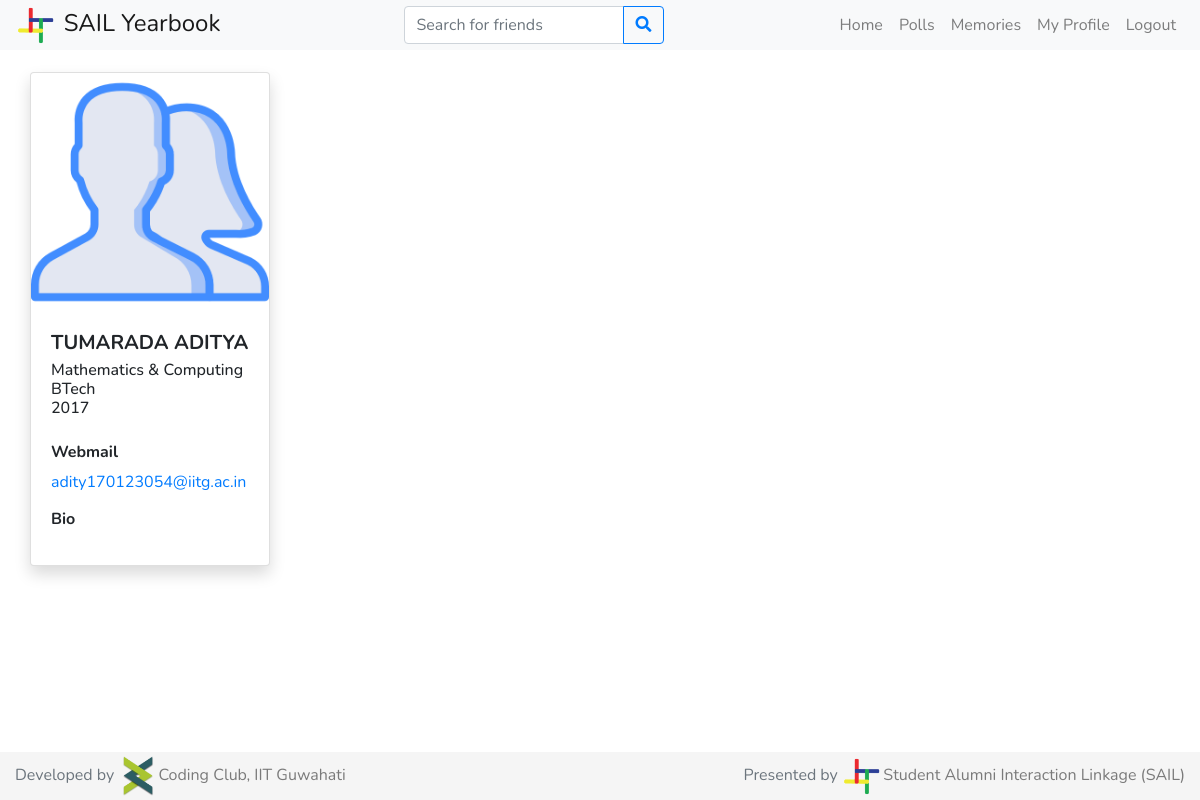
The page /memories/ (signed in) on the database its author committed.
### students/models.py (models this page shows, shortened)
class Memories(models.Model):
    profile = models.ForeignKey(Profile, null=True, on_delete=models.CASCADE)
    image = models.ImageField(upload_to='memories_image1/', default='memories_image1/no-profile-pic.png')
    def __str__(self):
        return self.profile.full_name

class Profile(models.Model):
    btech = '01'
    mtech = '41'
    phd = '61'
    msc = '21'
    msr = '43'
    ma = '22'
    bdes = '02'
    mdes = '42'
    error = '00'
    program_values = (
        (btech, 'BTech'),
        (mtech, 'MTech'),
        (phd, 'PhD'),
        (msc, 'MSc'),
        (msr, 'MS-R'),
        (ma, 'MA'),
        (bdes, 'BDes'),
        (mdes, 'MDes'),
        (error, 'Error')
    )
    cse = '01'
    ece = '02'
    me = '03'
    ce = '04'
    dd = '05'
    bsbe = '06'
    cl = '07'
    cst = '22'
    eee = '08'
    ma = '23'
    ph = '21'
    rt = '54'
    hss = '41'
    enc = '51'
    env = '52'
    nt = '53'
    lst = '55'
    department_values = (
        (cse, 'Computer Science & Engineering'),
        (ece, 'Electronics & Communication Engineering'),
        (me, 'Mechanical Engineering'),
        (ce, 'Civil Engineering'),
        (dd, 'Design'),
        (bsbe, 'Biosciences & Bioengineering'),
        (cl, 'Chemical Engineering'),
        (cst, 'Chemical Science & Technology'),
        (eee, 'Electronics & Electrical Engineering'),
        (ma, 'Mathematics & Computing'),
        (ph, 'Engineering Physics'),
        (rt, 'Rural Technology'),
        (hss, 'Humanities & Social Sciences'),
        (enc, 'Centre for Energy'),
        (env, 'Centre for Environment'),
        (nt, 'Centre for Nanotechnology'),
        (lst, 'Centre for Linguistic Science & Technology'),
        (error, 'Error')
    )
    profile_pic = models.ImageField(upload_to='profile_pics/', default='profile_pics/no-profile-pic.png')
    user = models.ForeignKey(User, on_delete=models.CASCADE)
    full_name = models.CharField(max_length=100)
    rollno = models.IntegerField()
    program = models.CharField(max_length=2, choices=program_values)
    department = models.CharField(max_length=3, choices=department_values)
    phone = models.IntegerField(default=000000000)
    alt_email = models.EmailField(max_length=300, default="not_found@gmail.com")
    bio = models.TextField(max_length=1000)
    graduating = models.BooleanField(default=False)

### students/views.py (the view, shortened to what this page needs)
# urls.py: path('memories/', student_views.memories, name='memories'),
@login_required
def memories(request):
    if request.method == 'GET':
        user = User.objects.filter(username=request.user.username).first()
        user_profile = Profile.objects.filter(user=user).first()
        memories = Memories.objects.filter(profile=user_profile).first()
        print(memories)
        errors = [0, 0]
        if user.is_superuser:
            return error404(request)
        context = {
            'updated': False,
            'profile': user_profile,
            'memories': memories,
            'errors': errors,
            'logged_in': True
        }
        return render(request, 'memories.html', context)

### students/templates/memories.html (shortened to what this page needs)
{% extends 'base.html' %}
{% load static %}
{% block content %}
    <div class="container-fluid">
        <div class="row mt-4">
            {% if profile.graduating %}
                <div class="col-lg-3 col-md-12">
                    <div class="container">
                        <div class="card shadow">
                            <img class="card-img-top" width="100%" src="{{ memories.image.url }}" alt="Profile Picture"/>
                            <div class="card-body">
                                <h5 class="card-title"><b>{{ profile.full_name }}</b></h5>
                                <h6 class="card-subtitle">
                                    {{ profile.get_department_display }}
                                    <br>
                                    {{ profile.get_program_display }}
                                    <br>
                                    20{{ profile.rollno | stringformat:"i" | slice:":2" }}
                                </h6>
                                <br>
                                <div class="card-text">
                                    <h6><b>Webmail</b></h6>
                                    <p><a href="mailto:{{ profile.user.email }}">{{ profile.user.email }}</a></p>
                                    <h6><b>Bio</b></h6>
                                </div>
                            </div>
                        </div>
                    </div>
                </div>
            {% endif %}
        </div>
    </div>
{% endblock %}

### rows shown on the page
Memories: image (picture)
Profile: full_name "TUMARADA ADITYA", department "Mathematics & Computing", program "BTech", rollno "17", user.email "adity170123054@iitg.ac.in"
